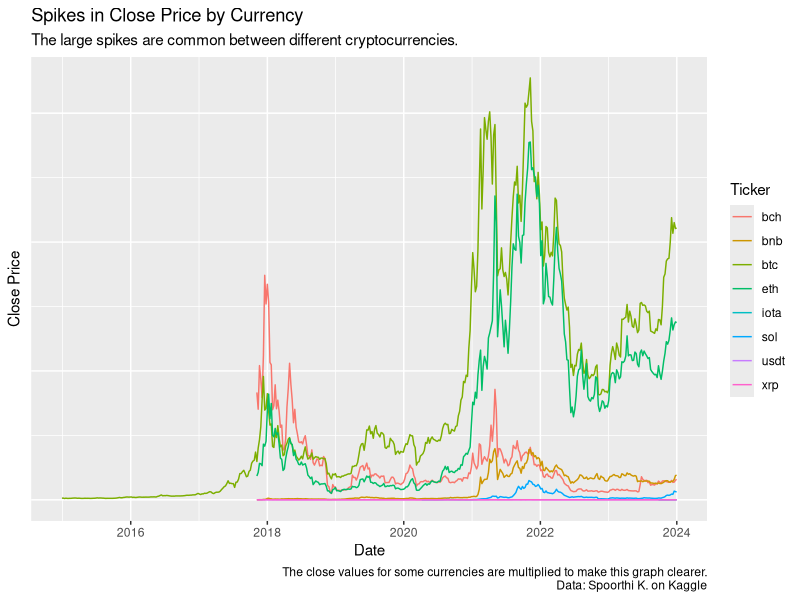

The R source for this figure:
## ---- chunk 1
#| label: setup
#| message: false
# Load tidyverse package
library(tidyverse)
library(dplyr)


# Load all of the currency data from .csv's
bch <- read_csv("data/BCH-USD.csv")
bnb <- read_csv("data/BNB-USD.csv")
btc <- read_csv("data/BTC-USD.csv")
eth <- read_csv("data/ETH-USD.csv")
iota <- read_csv("data/IOTA-USD.csv")
sol <- read_csv("data/SOL-USD.csv")
usdt <- read_csv("data/USDT-USD.csv")
xrp <- read_csv("data/XRP-USD.csv")

bch$Ticker <- 'bch'
bnb$Ticker <- 'bnb'
btc$Ticker <- 'btc'
eth$Ticker <- 'eth'
iota$Ticker <- 'iota'
sol$Ticker <- 'sol'
usdt$Ticker <- 'usdt'
xrp$Ticker <- 'xrp'
## ---- chunk 2
#| label: combineData
# Create an empty data frame to store combined data
combined_data <- rbind(bch,bnb,btc,eth,iota,sol,usdt,xrp)
combined_data <- combined_data %>%
  mutate(Close = ifelse(Ticker != "btc", Close * 12, Close))

## ---- chunk 3
combined_data |>
  ggplot(aes(x = Date, y = Close, color=Ticker))+
  geom_line()+
  labs(
    y = "Close Price",
    Ticker = "Currency Ticker",
    title = "Spikes in Close Price by Currency",
    subtitle = "The large spikes are common between different cryptocurrencies.",
    caption = "The close values for some currencies are multiplied to make this graph clearer.\nData: Spoorthi K. on Kaggle"
  )+
  theme(axis.ticks.y=element_blank(), axis.text.y = element_blank())

